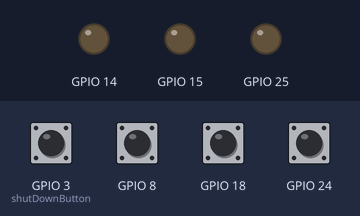
Bench run of a program on a simulated Raspberry Pi (BCM pin numbers). Shown: output pins drawn as LEDs (lit = HIGH). Dashed ring = blinking. The test bench sets the inputs (shaded band); at power-on: GPIO 3 (shutDownButton), GPIO 8, GPIO 18, GPIO 24 HIGH. Random numbers come from a fixed seed; the run ends when the program shuts the computer down; what the program prints to the terminal is not drawn. At 6.9 s the program puts the board to deep sleep or switches it off; the recording ends there.

Above: at 4.0 s.
4.1 s: GPIO 3 (shutDownButton) pulled LOW for 0.15 s
At 4.17 s:
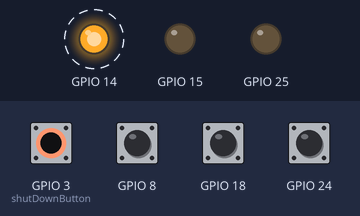
At 4.77 s:
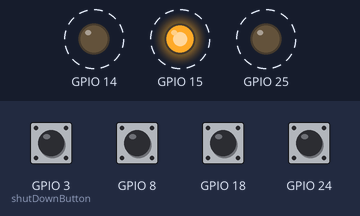
Timing chart, 0 to 6.9 s (numbered marks = the images above; inputs shaded):
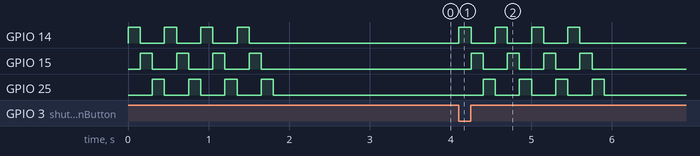

Measured:
- after the input at 4.1 s, GPIO 14: alternates HIGH for 0.15 s and LOW for 0.30 s, 8 changes in all, then stays LOW, starting at once; GPIO 15: alternates HIGH for 0.15 s and LOW for 0.30 s, 8 changes in all, then stays LOW, starting after 0.15 s

The program:

internet.py
```python
#!/usr/bin/python

# This is assuming you've followed the instructions at
# https://learn.adafruit.com/adafruit-rgb-matrix-plus-real-time-clock-hat-for-raspberry-pi/driving-matrices

# A more complex RGBMatrix example works with the Python Imaging Library,
# demonstrating a few graphics primitives and image loading.
# Note that PIL graphics do not have an immediate effect on the display --
# image is drawn into a separate buffer, which is then copied to the matrix
# using the SetImage() function (see examples below).
# Requires rgbmatrix.so present in the same directory.

# PIL Image module (create or load images) is explained here:
# http://effbot.org/imagingbook/image.htm
# PIL ImageDraw module (draw shapes to images) explained here:
# http://effbot.org/imagingbook/imagedraw.htm

# This project was created by Bob Clagett of I Like To Make Stuff
# More details and build video available at http://www.iliketomakestuff.com/

import time
import os
import random
import subprocess
import RPi.GPIO as GPIO

playPath = "/media/pi/TRANSCEND"
# Die Liste der Pins auf denen dann die Buttons verbunden sind
pins = [18,24,8]

# Die Pins die Als LEDs verwendet werden
ledPins = [14,15,25]

# Die Namen der Folder auf dem USB-Stick wo die verscbiedenen Lieder gespeichert sind
playlistNamen = ['Pl.1','Pl.2','Pl.3']

playlists = {}
leds = {}


GPIO.setwarnings(False)
GPIO.setmode(GPIO.BCM)

# on/off button auf Pin 3
GPIO.setup(3, GPIO.IN, pull_up_down=GPIO.PUD_UP)

for i in range(3):
    leds[pins[i]]=ledPins[i]
    playlists[pins[i]]=playlistNamen[i]

for button, led in leds.items():
    # Initialisierung der Ledpins und der Buttons
    GPIO.setup(led, GPIO.OUT)  # led wird als OUT initialisiert
    GPIO.setup(button, GPIO.IN, pull_up_down=GPIO.PUD_UP)  # button wird als IN intitalisiert


def showReady():
    lp = 0
    # runs a simple animation with the buttons LEDS so you know it's ready.
    while lp < 4:
        for led in leds.values():
            GPIO.output(led, True)
            time.sleep(.15)
            GPIO.output(led, False)
        lp += 1
    time.sleep(1)


def clearlights():
    for led in leds.values():
        GPIO.output(led, False)


def rndmp3 (playLName,buttonNum):
    x = 1
    while x == 1:
        selPath = playPath+"/"+playLName
        randomfile = random.choice(os.listdir(selPath))+""
        file = selPath +"/"+ randomfile
        os.system("omxplayer " + file)
        print('omx gestartet')
        time.sleep(.5)
        input_state = GPIO.input(buttonNum)
	if not input_state:
            # Wenn der Button noch gedrueckt ist
	    time.sleep(0.2)
	else:
	    # Wenn der Button nicht mehr gedrueckt ist -> prozess wird beendet
            print('Schleife beendet')
	    x = 0


def lookForButtons(buttonNum):
    input_state = GPIO.input(buttonNum)
    if not input_state:
        clearlights()
        print('press '+str(buttonNum))
        # new button was pressed
        GPIO.output(leds.get(buttonNum, ''), True)
        time.sleep(0.2)
        rndmp3(playlists.get(buttonNum, ''),buttonNum)
        pressed = buttonNum


def lookForShutDown():
    shutDownButton = GPIO.input(3)
    if not shutDownButton:
        showReady()
        GPIO.cleanup()
        os.system('shutdown now -h')


# setup complete, start running stuff
print('Musicbox is juiced up ready o/')
showReady()

while True:
    for key in leds:
        lookForButtons(key)
    lookForShutDown()
    time.sleep(.05)  # don't lock the cpu
```
